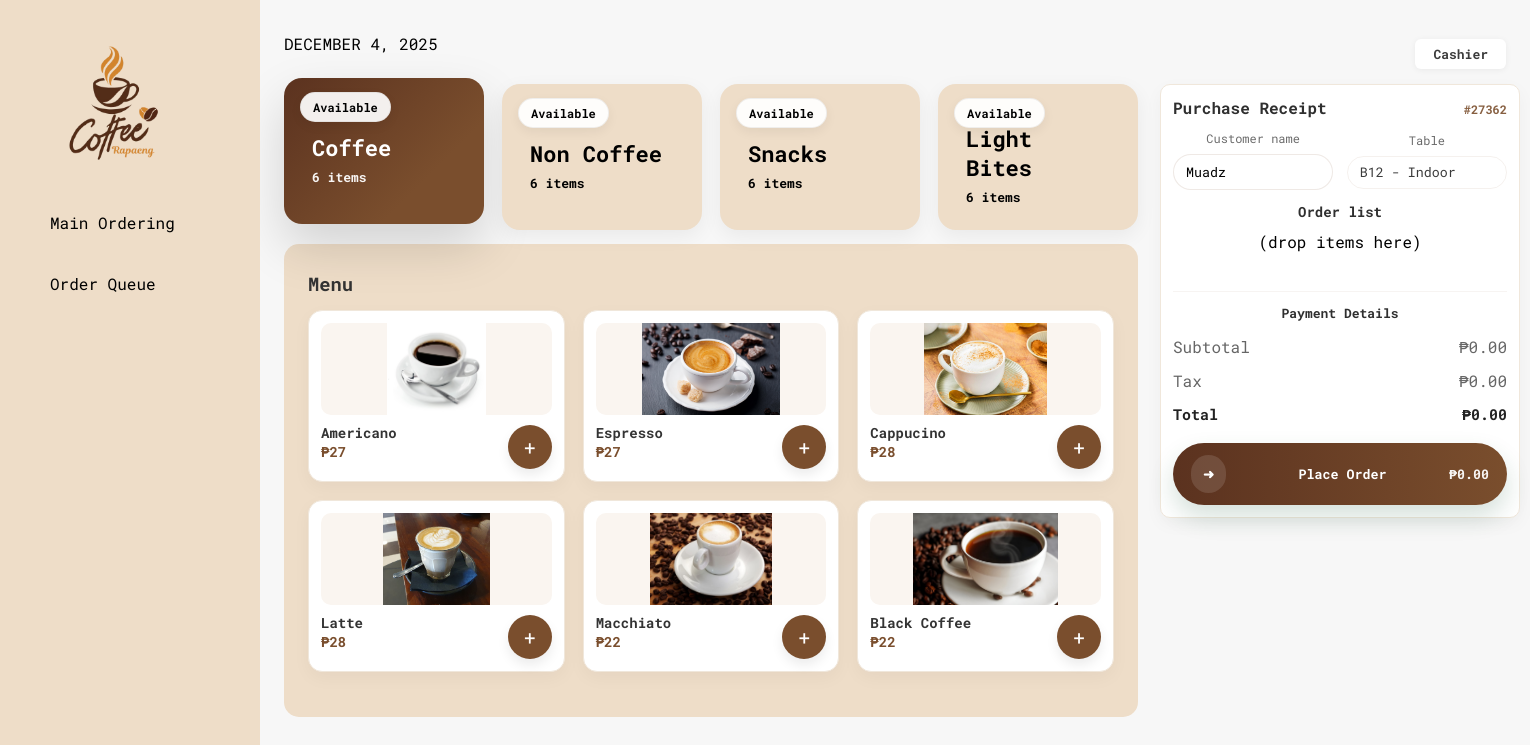
The page /pages/cashier/POS-interface.php on the database its author committed.
### tables this page shows
CREATE TABLE `menu` (
  `menu_id` int(11) NOT NULL,
  `name` text NOT NULL,
  `price` decimal(50,0) NOT NULL,
  `description` text NOT NULL,
  `images` varchar(255) NOT NULL,
  `category_id` int(11) NOT NULL
);

### pages/cashier/POS-interface.php (the view, shortened to what this page needs)
<!DOCTYPE html>
<html lang="en">
<head>
    <link rel="stylesheet" href="../../css/side-bar.css">
    <link rel="stylesheet" href="../../css/cashier/pos-interface.css">
</head>
<body>
<?php include('../side-bar.php'); ?>
    <section class="whole-container">
        <div class="right-panel">
            <div class="date_container">
                <span class="date_title"><p id="full_date"></p></span>
            </div>
            <div class="top-right">
                <div class="profile-dropdown" id="profileDropdown">
                    <button class="profile-btn" id="profileBtn" aria-haspopup="true" aria-expanded="false" title="Profile">
                        <span class="profile-name"><?php echo isset($_SESSION['full_name']) ? htmlspecialchars($_SESSION['full_name']) : 'Cashier'; ?></span>
                    </button>
                </div>
            </div>
        </div>
        <div class="categories-container">
            <div class="left-col">
                <div class="category-section">
                <div class="each-category" data-category="Coffee">
                    <div class="availability status-available"><p>Available</p></div>
                    <p>Coffee</p>
                    <p class="count">6 items</p>
                </div>
                <div class="each-category" data-category="Non Coffee">
                    <div class="availability status-available"><p>Available</p></div>
                    <p>Non Coffee</p>
                    <p class="count">6 items</p>
                </div>
                <div class="each-category" data-category="Snacks">
                    <div class="availability status-available"><p>Available</p></div>
                    <p>Snacks</p>
                    <p class="count">6 items</p>
                </div>
                <div class="each-category" data-category="Light Bites">
                    <div class="availability status-available"><p>Available</p></div>
                    <p class="light-bites-style">Light Bites</p>
                    <p class="count">6 items</p>
                </div>
            </div>
        <div class="menu-grid-section">
                    <h3 class="menu-section-title">Menu</h3>
            <div class="menu-grid">
                <?php
                    include('../../api/connection.php');
                    $q = "SELECT m.menu_id, m.name, m.price, m.description, m.images, c.name AS category_name
                                    FROM menu m
                                    INNER JOIN category c ON m.category_id = c.category_id
                                    ORDER BY m.menu_id";
                    $res = $conn->query($q);
                    while ($item = $res->fetch(PDO::FETCH_ASSOC)) {
                        $img = htmlspecialchars($item['images']);
                        $name = htmlspecialchars($item['name']);
                        $price = htmlspecialchars($item['price']);
                        $id = (int)$item['menu_id'];
                        $cat = htmlspecialchars($item['category_name']);
                        $imgPath = '../../images/menu-pics/' . ($img ?: 'no-image.png');
                ?>
                <div class="menu-card" data-category="<?php echo $cat; ?>">
                    <div class="menu-image"><img src="<?php echo $imgPath; ?>" alt="<?php echo $name; ?>"></div>
                    <div class="menu-meta">
                        <div class="menu-name"><?php echo $name; ?></div>
                        <div class="menu-price">₱<?php echo $price; ?></div>
                    </div>
                    <button class="menu-add" data-menu-id="<?php echo $id; ?>">+</button>
                </div>
                <?php } ?>
            </div>
        </div>
        </div>
        <aside class="right-reserve">
            <div class="reserve-card">
                    <div class="receipt-header">
                        <div class="receipt-title">
                            <h4>Purchase Receipt</h4>
                            <span class="receipt-id">#27362</span>
                        </div>
                        <div class="receipt-controls">
                            <div class="form-row">
                                <label>Customer name</label>
                                <input id="customerName" class="input-pill" type="text" value="Muadz" />
                            </div>
                            <div class="form-row">
                                <label>Table</label>
                                <select id="tableSelect" class="select-pill">
                                    <option value="B12" selected>B12 - Indoor</option>
                                </select>
                            </div>
                        </div>
                    </div>
                    <div class="order-list">
                        <h5>Order list</h5>
                        <div class="order-list-empty" aria-hidden="true">(drop items here)</div>
                    </div>
                    <div class="payment-section">
                        <h6>Payment Details</h6>
                        <div class="payment-row"><span>Subtotal</span><span id="subtotal">₱0.00</span></div>
                        <div class="payment-row"><span>Tax</span><span id="tax">₱0.00</span></div>
                        <div class="payment-row total"><strong>Total</strong><strong id="total">₱0.00</strong></div>
                    </div>
                    <div class="place-order-wrap">
                        <button class="place-order" id="placeOrderBtn" disabled>
                            <div class="left-icon">➜</div>
                            <div class="label">Place Order</div>
                            <div class="amount" id="placeTotal">₱0.00</div>
                        </button>
                    </div>
                </div>
            </div>
    </section>
</body>
</html>

### pages/side-bar.php (shortened to what this page needs)
<?php
$base_url = '/POS-Inventory/pages/cashier/';
?>
<div class="whole-side-bar">
    <div class="side-bar-logo">
        <img src="/POS-Inventory/images/rapaeng-logo.png" alt="">
    </div>
    <nav class="side-bar">
        <ul>
            <li><a href="<?php echo $base_url; ?>POS-interface.php">Main Ordering</a></li>
            <li><a href="<?php echo $base_url; ?>order-queue.php">Order Queue</a></li>
        </ul>
    </nav>
</div>

### css/side-bar.css (style rules this page uses)
.whole-side-bar { position: fixed; left: 0; top: 0; bottom: 0; width: 260px; overflow: auto; background-color: #EEDDC8; z-index: 100; }
.side-bar-logo img { width: 170px; margin-left: 30px; margin-top: 18px; }
.side-bar { display: flex; flex-direction: column; gap: 10px; }
.side-bar li { padding: 0; transition: 0.3s; }
.side-bar a { text-decoration: none; color: black; display: block; padding: 20px 50px; width: 100%; box-sizing: border-box; }

### rows shown on the page
menu: images (placeholder picture), name "Americano", price "27"
menu: images (picture), name "Espresso", price "27"
menu: images (placeholder picture), name "Cappucino", price "28"
menu: images (picture), name "Latte", price "28"
menu: images (picture), name "Macchiato", price "22"
menu: images (picture), name "Black Coffee", price "22"
